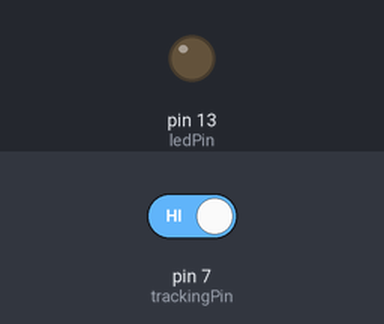
This sketch was run on a simulated Arduino Uno, built with avr-gcc and run on an emulated ATmega328P. On the bench: output pins drawn as LEDs (lit = HIGH). The test bench sets the inputs (shaded band); at power-on: pin 7 (trackingPin) HIGH.

Above: at 1.2 s.
1.3 s: pin 7 (trackingPin) driven LOW
At 1.8 s:
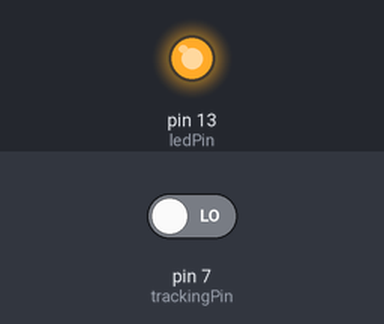
2.8 s: pin 7 (trackingPin) driven HIGH
At 4.1 s:
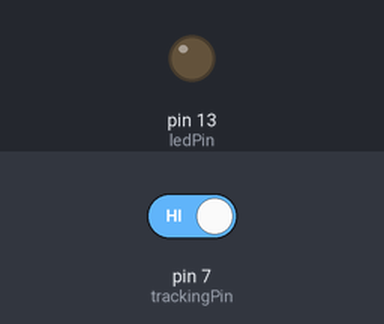
Timing chart, 0 to 5.8 s (numbered marks = the images above; inputs shaded):
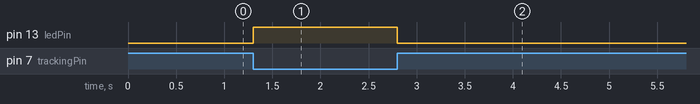

The sketch:

lab8_2.ino
```cpp
/*******************************************
name:IR Tracking Sensor
function: draw one black bold line on white paper. keep the sensor in the line.
If the rays emitted by the sensor encounter the white lines,
the LED attached to pin 13 on the Arduino Uno board will light up; otherwise, it is off.
*****************************************/
const int trackingPin = 7; //the tracking module attach to pin 7
const int ledPin = 13; //pin13 built-in led
void setup()
{
  pinMode(trackingPin, INPUT); // set trackingPin as INPUT
  pinMode(ledPin, OUTPUT);  //set ledPin as OUTPUT
}
void loop()
{
  boolean val = digitalRead(trackingPin); // read the value of tracking module
  if(val == LOW) //if it is LOW
  {
    digitalWrite(ledPin, HIGH); //turn off the led
  }
  else
  {
    digitalWrite(ledPin, LOW); //turn on the led
  }
}
```

Measured:
- after the input at 1.3 s, pin 13 (ledPin): LOW → HIGH at once
- after the input at 2.8 s, pin 13 (ledPin): HIGH → LOW at once
